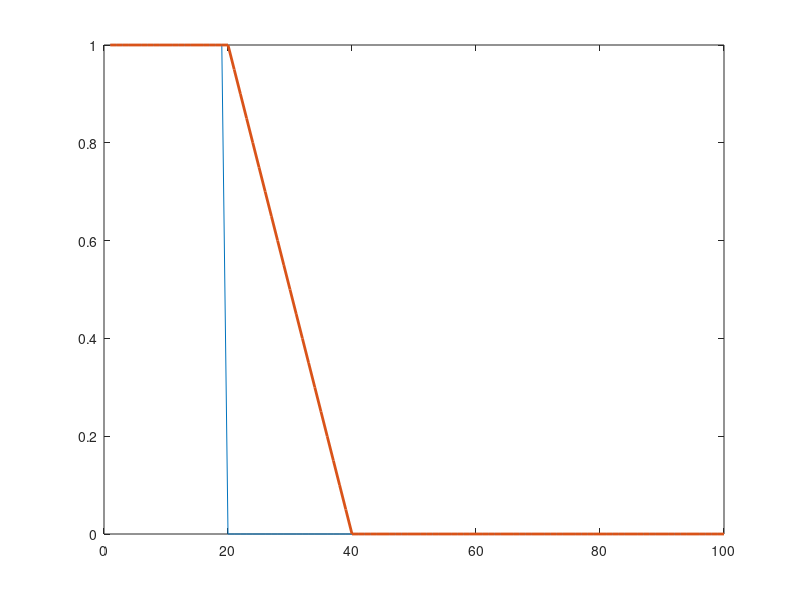

Write MATLAB code to recreate this figure.
clear all
clc;

x1 = [1:100];
y1 = [];
for i=1:100
    if i < 20
        y1(end+1) = 1;
    else
        y1(end+1) = 0;
    end
end

x2 = [1:100];
y2 = [];
for i=1:100
    if i < 20
        y2(end+1) = 1;
    elseif i < 40
        y2(end+1) = (-1/20)*i+2;
    else
        y2(end+1) = 0;
    end
end

plot(x1,y1,x2,y2,'LineWidth', 2);